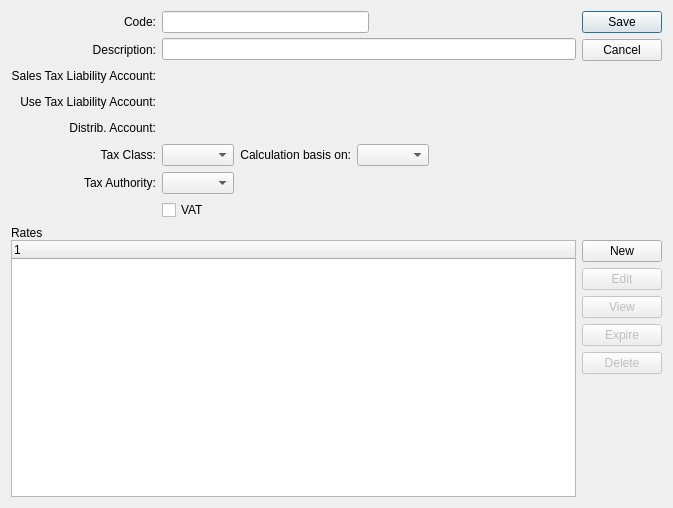
<?xml version="1.0" encoding="UTF-8"?>
<ui version="4.0">
 <comment>This file is part of the xTuple ERP: PostBooks Edition, a free and
open source Enterprise Resource Planning software suite,
Copyright (c) 1999-2018 by OpenMFG LLC, d/b/a xTuple.
It is licensed to you under the Common Public Attribution License
version 1.0, the full text of which (including xTuple-specific Exhibits)
is available at www.xtuple.com/CPAL.  By using this software, you agree
to be bound by its terms.</comment>
 <class>taxCode</class>
 <widget class="QDialog" name="taxCode">
  <property name="geometry">
   <rect>
    <x>0</x>
    <y>0</y>
    <width>673</width>
    <height>508</height>
   </rect>
  </property>
  <property name="windowTitle">
   <string>Tax Code</string>
  </property>
  <layout class="QGridLayout" name="gridLayout_3">
   <item row="0" column="0">
    <layout class="QHBoxLayout" name="horizontalLayout_2">
     <item>
      <layout class="QGridLayout" name="gridLayout_2">
       <item row="0" column="1" rowspan="2">
        <layout class="QVBoxLayout">
         <property name="spacing">
          <number>5</number>
         </property>
         <item>
          <layout class="QHBoxLayout">
           <property name="spacing">
            <number>0</number>
           </property>
           <item>
            <widget class="XLineEdit" name="_code"/>
           </item>
           <item>
            <layout class="QHBoxLayout" name="_2">
             <property name="spacing">
              <number>0</number>
             </property>
            </layout>
           </item>
           <item>
            <spacer>
             <property name="orientation">
              <enum>Qt::Horizontal</enum>
             </property>
             <property name="sizeType">
              <enum>QSizePolicy::Expanding</enum>
             </property>
             <property name="sizeHint" stdset="0">
              <size>
               <width>20</width>
               <height>20</height>
              </size>
             </property>
            </spacer>
           </item>
          </layout>
         </item>
         <item>
          <widget class="XLineEdit" name="_description"/>
         </item>
        </layout>
       </item>
       <item row="1" column="0">
        <widget class="QLabel" name="_descriptionLit">
         <property name="text">
          <string>Description:</string>
         </property>
         <property name="alignment">
          <set>Qt::AlignRight|Qt::AlignTrailing|Qt::AlignVCenter</set>
         </property>
         <property name="buddy">
          <cstring>_description</cstring>
         </property>
        </widget>
       </item>
       <item row="2" column="0">
        <widget class="QLabel" name="_accountLit">
         <property name="text">
          <string>Sales Tax Liability Account:</string>
         </property>
         <property name="alignment">
          <set>Qt::AlignRight|Qt::AlignTrailing|Qt::AlignVCenter</set>
         </property>
        </widget>
       </item>
       <item row="0" column="0">
        <widget class="QLabel" name="_codeLit">
         <property name="text">
          <string>Code:</string>
         </property>
         <property name="alignment">
          <set>Qt::AlignRight|Qt::AlignTrailing|Qt::AlignVCenter</set>
         </property>
         <property name="buddy">
          <cstring>_code</cstring>
         </property>
        </widget>
       </item>
       <item row="2" column="1">
        <layout class="QHBoxLayout" name="horizontalLayout_3">
         <item>
          <widget class="GLCluster" name="_account"/>
         </item>
         <item>
          <spacer name="horizontalSpacer_2">
           <property name="orientation">
            <enum>Qt::Horizontal</enum>
           </property>
           <property name="sizeHint" stdset="0">
            <size>
             <width>0</width>
             <height>20</height>
            </size>
           </property>
          </spacer>
         </item>
        </layout>
       </item>
       <item row="4" column="0">
        <widget class="QLabel" name="_distaccountLit">
         <property name="text">
          <string>Distrib. Account:</string>
         </property>
         <property name="alignment">
          <set>Qt::AlignRight|Qt::AlignTrailing|Qt::AlignVCenter</set>
         </property>
        </widget>
       </item>
       <item row="4" column="1">
        <layout class="QHBoxLayout" name="horizontalLayout_6">
         <item>
          <widget class="GLCluster" name="_distaccount"/>
         </item>
         <item>
          <spacer name="horizontalSpacer_5">
           <property name="orientation">
            <enum>Qt::Horizontal</enum>
           </property>
           <property name="sizeHint" stdset="0">
            <size>
             <width>0</width>
             <height>20</height>
            </size>
           </property>
          </spacer>
         </item>
        </layout>
       </item>
       <item row="5" column="1">
        <layout class="QHBoxLayout" name="horizontalLayout_5">
         <item>
          <widget class="XComboBox" name="_taxClass">
           <property name="allowNull">
            <bool>true</bool>
           </property>
           <property name="nullStr">
            <string>None</string>
           </property>
           <property name="type">
            <enum>XComboBox::TaxClasses</enum>
           </property>
          </widget>
         </item>
         <item>
          <widget class="QLabel" name="_basisLit">
           <property name="text">
            <string>Calculation basis on:</string>
           </property>
           <property name="alignment">
            <set>Qt::AlignRight|Qt::AlignTrailing|Qt::AlignVCenter</set>
           </property>
          </widget>
         </item>
         <item>
          <widget class="XComboBox" name="_basis">
           <property name="allowNull">
            <bool>true</bool>
           </property>
           <property name="nullStr">
            <string>Base Price</string>
           </property>
           <property name="type">
            <enum>XComboBox::TaxCodes</enum>
           </property>
          </widget>
         </item>
         <item>
          <spacer name="horizontalSpacer_4">
           <property name="orientation">
            <enum>Qt::Horizontal</enum>
           </property>
           <property name="sizeHint" stdset="0">
            <size>
             <width>40</width>
             <height>20</height>
            </size>
           </property>
          </spacer>
         </item>
        </layout>
       </item>
       <item row="5" column="0">
        <widget class="QLabel" name="_taxclassLit">
         <property name="text">
          <string>Tax Class:</string>
         </property>
         <property name="alignment">
          <set>Qt::AlignRight|Qt::AlignTrailing|Qt::AlignVCenter</set>
         </property>
        </widget>
       </item>
       <item row="6" column="0">
        <widget class="QLabel" name="_taxauthLit">
         <property name="text">
          <string>Tax Authority:</string>
         </property>
         <property name="alignment">
          <set>Qt::AlignRight|Qt::AlignTrailing|Qt::AlignVCenter</set>
         </property>
        </widget>
       </item>
       <item row="6" column="1">
        <layout class="QHBoxLayout" name="horizontalLayout_4">
         <item>
          <widget class="XComboBox" name="_taxauth">
           <property name="allowNull">
            <bool>true</bool>
           </property>
           <property name="nullStr">
            <string>None</string>
           </property>
           <property name="type">
            <enum>XComboBox::TaxAuths</enum>
           </property>
          </widget>
         </item>
         <item>
          <spacer name="horizontalSpacer_3">
           <property name="orientation">
            <enum>Qt::Horizontal</enum>
           </property>
           <property name="sizeHint" stdset="0">
            <size>
             <width>40</width>
             <height>20</height>
            </size>
           </property>
          </spacer>
         </item>
        </layout>
       </item>
       <item row="3" column="1">
        <layout class="QHBoxLayout" name="horizontalLayout_7">
         <item>
          <widget class="GLCluster" name="_useAccount"/>
         </item>
         <item>
          <spacer name="horizontalSpacer_6">
           <property name="orientation">
            <enum>Qt::Horizontal</enum>
           </property>
           <property name="sizeHint" stdset="0">
            <size>
             <width>40</width>
             <height>20</height>
            </size>
           </property>
          </spacer>
         </item>
        </layout>
       </item>
       <item row="3" column="0">
        <widget class="QLabel" name="_useAccountLit">
         <property name="text">
          <string>Use Tax Liability Account:</string>
         </property>
         <property name="alignment">
          <set>Qt::AlignRight|Qt::AlignTrailing|Qt::AlignVCenter</set>
         </property>
        </widget>
       </item>
       <item row="7" column="1">
        <widget class="XCheckBox" name="_vat">
         <property name="text">
          <string>VAT</string>
         </property>
        </widget>
       </item>
      </layout>
     </item>
     <item>
      <spacer name="horizontalSpacer">
       <property name="orientation">
        <enum>Qt::Horizontal</enum>
       </property>
       <property name="sizeType">
        <enum>QSizePolicy::Preferred</enum>
       </property>
       <property name="sizeHint" stdset="0">
        <size>
         <width>0</width>
         <height>20</height>
        </size>
       </property>
      </spacer>
     </item>
     <item>
      <layout class="QVBoxLayout">
       <property name="spacing">
        <number>0</number>
       </property>
       <item>
        <widget class="QDialogButtonBox" name="_buttonBox">
         <property name="orientation">
          <enum>Qt::Vertical</enum>
         </property>
         <property name="standardButtons">
          <set>QDialogButtonBox::Cancel|QDialogButtonBox::Save</set>
         </property>
        </widget>
       </item>
       <item>
        <spacer>
         <property name="orientation">
          <enum>Qt::Vertical</enum>
         </property>
         <property name="sizeType">
          <enum>QSizePolicy::Expanding</enum>
         </property>
         <property name="sizeHint" stdset="0">
          <size>
           <width>77</width>
           <height>0</height>
          </size>
         </property>
        </spacer>
       </item>
      </layout>
     </item>
    </layout>
   </item>
   <item row="1" column="0">
    <widget class="QFrame" name="_frame">
     <property name="sizePolicy">
      <sizepolicy hsizetype="Preferred" vsizetype="Expanding">
       <horstretch>0</horstretch>
       <verstretch>1</verstretch>
      </sizepolicy>
     </property>
     <property name="frameShape">
      <enum>QFrame::NoFrame</enum>
     </property>
     <property name="frameShadow">
      <enum>QFrame::Raised</enum>
     </property>
     <layout class="QGridLayout" name="gridLayout">
      <property name="leftMargin">
       <number>0</number>
      </property>
      <property name="topMargin">
       <number>0</number>
      </property>
      <property name="rightMargin">
       <number>0</number>
      </property>
      <property name="bottomMargin">
       <number>0</number>
      </property>
      <item row="0" column="0">
       <layout class="QVBoxLayout" name="verticalLayout">
        <property name="spacing">
         <number>0</number>
        </property>
        <item>
         <widget class="QLabel" name="label">
          <property name="text">
           <string>Rates</string>
          </property>
         </widget>
        </item>
        <item>
         <layout class="QHBoxLayout" name="horizontalLayout">
          <item>
           <widget class="XTreeWidget" name="_taxitems"/>
          </item>
          <item>
           <layout class="QVBoxLayout" name="verticalLayout_2">
            <item>
             <widget class="QPushButton" name="_new">
              <property name="text">
               <string>New</string>
              </property>
             </widget>
            </item>
            <item>
             <widget class="QPushButton" name="_edit">
              <property name="enabled">
               <bool>false</bool>
              </property>
              <property name="text">
               <string>Edit</string>
              </property>
             </widget>
            </item>
            <item>
             <widget class="QPushButton" name="_view">
              <property name="enabled">
               <bool>false</bool>
              </property>
              <property name="text">
               <string>View</string>
              </property>
             </widget>
            </item>
            <item>
             <widget class="QPushButton" name="_expire">
              <property name="enabled">
               <bool>false</bool>
              </property>
              <property name="text">
               <string>Expire</string>
              </property>
             </widget>
            </item>
            <item>
             <widget class="QPushButton" name="_delete">
              <property name="enabled">
               <bool>false</bool>
              </property>
              <property name="text">
               <string>Delete</string>
              </property>
             </widget>
            </item>
            <item>
             <spacer>
              <property name="orientation">
               <enum>Qt::Vertical</enum>
              </property>
              <property name="sizeType">
               <enum>QSizePolicy::Expanding</enum>
              </property>
              <property name="sizeHint" stdset="0">
               <size>
                <width>77</width>
                <height>0</height>
               </size>
              </property>
             </spacer>
            </item>
           </layout>
          </item>
         </layout>
        </item>
       </layout>
      </item>
     </layout>
    </widget>
   </item>
  </layout>
 </widget>
 <layoutdefault spacing="6" margin="11"/>
 <customwidgets>
  <customwidget>
   <class>GLCluster</class>
   <extends>QWidget</extends>
   <header>glcluster.h</header>
  </customwidget>
  <customwidget>
   <class>XCheckBox</class>
   <extends>QCheckBox</extends>
   <header>xcheckbox.h</header>
  </customwidget>
  <customwidget>
   <class>XComboBox</class>
   <extends>QComboBox</extends>
   <header>xcombobox.h</header>
  </customwidget>
  <customwidget>
   <class>XLineEdit</class>
   <extends>QLineEdit</extends>
   <header>xlineedit.h</header>
   <container>1</container>
  </customwidget>
  <customwidget>
   <class>XTreeWidget</class>
   <extends>QTreeWidget</extends>
   <header>xtreewidget.h</header>
   <container>1</container>
  </customwidget>
 </customwidgets>
 <tabstops>
  <tabstop>_code</tabstop>
  <tabstop>_description</tabstop>
 </tabstops>
 <resources/>
 <connections/>
</ui>
